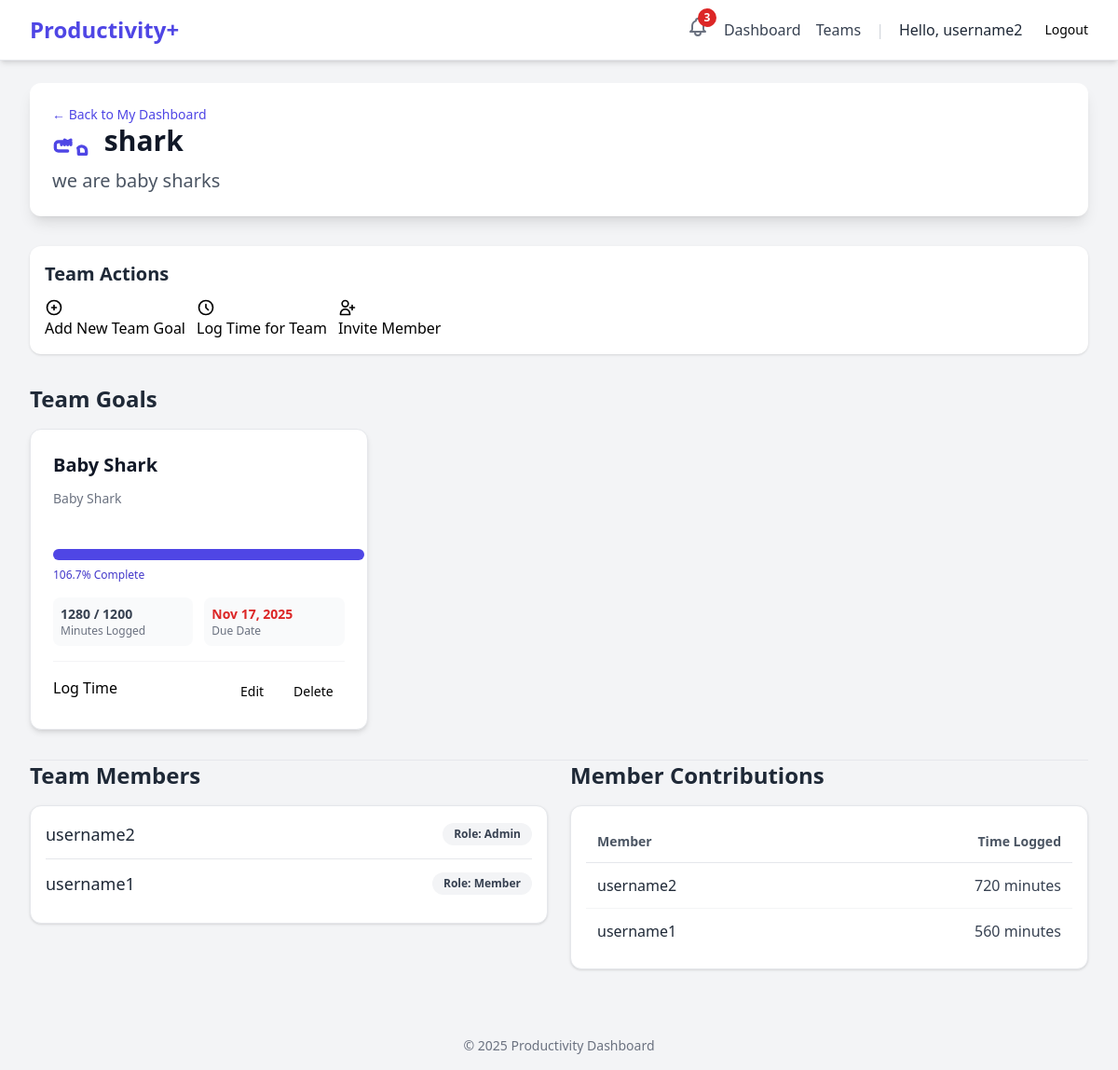
Page /teams/4/ (signed in) on the committed database.
### users/models.py (models this page shows, shortened)
class CustomUser(AbstractUser):
    class Role(models.TextChoices):
        USER = 'USER', 'User'
        ADMIN = 'ADMIN', 'Admin'
    role = models.CharField(max_length=50, choices=Role.choices, default=Role.USER)
    email = models.EmailField(unique=True)
    created_at = models.DateTimeField(auto_now_add=True)

### teams/models.py (models this page shows, shortened)
class Team(models.Model):
    team_name = models.CharField(max_length=255)
    team_desc = models.TextField(blank=True, null=True, help_text="Description")
    members = models.ManyToManyField(
        settings.AUTH_USER_MODEL,
        through='TeamMember',
        related_name='teams'
    )
    created_at = models.DateTimeField(auto_now_add=True)

class TeamGoal(models.Model):
    team = models.ForeignKey(
        Team,
        on_delete=models.CASCADE,
        related_name='team_goals'
    )
    title = models.CharField(max_length=255)
    description = models.TextField(blank=True, null=True)
    start_date = models.DateField()
    end_date = models.DateField()
    target_time = models.DurationField(
        help_text="Target time for the whole team"
    )
    real_time = models.DurationField(
        default=timedelta(seconds=0),
        help_text="Actual time spent by the team"
    )
    completed = models.BooleanField(default=False)
    updated_at = models.DateTimeField(auto_now=True)
    created_at = models.DateTimeField(auto_now_add=True)
    @property
    def target_minutes(self):
        if self.target_time:
            return int(self.target_time.total_seconds() / 60)
        return 0

class TeamMember(models.Model):
    class Role(models.TextChoices):
        MEMBER = 'MEMBER', 'Member'
        ADMIN = 'ADMIN', 'Admin' # Or 'Leader'
    user = models.ForeignKey(settings.AUTH_USER_MODEL, on_delete=models.CASCADE)
    team = models.ForeignKey(Team, on_delete=models.CASCADE)
    role = models.CharField(max_length=50, choices=Role.choices, default=Role.MEMBER)
    created_at = models.DateTimeField(auto_now_add=True)
    class Meta:
        unique_together = ('user', 'team')

### teams/views.py (the view)
# urls.py: path('<int:team_id>/', views.team_dashboard_view, name='team_dashboard'),
@login_required
def team_dashboard_view(request, team_id):
    team = get_object_or_404(Team, pk=team_id)
    current_user_role = TeamMember.Role.MEMBER # Default to Member
    try:
        member_instance = TeamMember.objects.get(
            user=request.user,
            team=team
        )
        current_user_role = member_instance.role # Set the actual role (MEMBER or ADMIN)
    except TeamMember.DoesNotExist:
        messages.error(request, "You are not an active member of this team.")
        return redirect('dashboard:dashboard_view')
    team_members = TeamMember.objects.filter(team=team).select_related('user')
    team_goals_query = TeamGoal.objects.filter(team=team).annotate(
        logged_minutes=Coalesce(Sum('time_logs__minutes'), 0)
    ).order_by('end_date')
    team_goals_with_progress = []
    for goal in team_goals_query:
        percentage = 0
        target = goal.target_minutes
        logged = goal.logged_minutes
        if target > 0:
            percentage = (logged / target) * 100
        team_goals_with_progress.append({
            'goal': goal,
            'logged_minutes': logged,
            'target_minutes': target,
            'percentage': percentage,
        })
    member_contributions = TeamTimeLog.objects.filter(
        goal__team=team
    ).values(
        'user__username'  # Group by username
    ).annotate(
        total_minutes=Sum('minutes')
    ).order_by(
        '-total_minutes'  # Show top contributors first
    )
    context = {
        'page_title': team.team_name,
        'team': team,
        'current_user_role': current_user_role,
        'team_members': team_members, # From your existing code
        'team_goals_list': team_goals_with_progress,
        'member_contributions': member_contributions,
    }
    return render(request, 'teams/team_dashboard.html', context)

### users/context_processors.py (called while the page is built)
def unread_notifications(request):
    if request.user.is_authenticated:
        notifications = Notification.objects.filter(
            user=request.user,
            is_read=False
        )
        return {
            'unread_notifications': notifications,
            'unread_notification_count': notifications.count()
        }
    return {}

### templates/teams/team_dashboard.html (shortened to what this page needs)
{% extends "base.html" %}
{% load static %}
{% block content %}
<div class="max-w-7xl mx-auto py-6 sm:px-6 lg:px-8">
    <div class="dashboard-header mb-8 p-6 bg-white rounded-xl shadow-lg">
        <p class="text-sm font-medium text-indigo-600">
            <a href="{% url 'dashboard:dashboard_view' %}" class="hover:underline">
                &larr; Back to My Dashboard
            </a>
        </p>
        <h2 class="text-3xl font-extrabold text-gray-900">
            {{ team.team_name }}
        </h2>
        <p class="mt-2 text-xl text-gray-600">{{ team.team_desc }}</p>
    </div>
    <div class="actions-section mb-8 p-4 bg-white rounded-xl shadow">
        <h3 class="text-xl font-semibold mb-3 text-gray-800">Team Actions</h3>
        <div class="flex flex-wrap gap-3">
            {% if current_user_role == 'ADMIN' %}
            <a href="{% url 'teams:team_goal_create' team_id=team.id %}" class="button button-primary">
                <svg class="w-5 h-5 mr-2" fill="none" stroke="currentColor" viewBox="0 0 24 24" xmlns="http://www.w3.org/2000/svg"><path stroke-linecap="round" stroke-linejoin="round" stroke-width="2" d="M12 9v3m0 0v3m0-3h3m-3 0H9m12 0a9 9 0 11-18 0 9 9 0 0118 0z"></path></svg>
                Add New Team Goal
            </a>
            {% endif %}
            <a href="#" class="button button-secondary">
                <svg class="w-5 h-5 mr-2" fill="none" stroke="currentColor" viewBox="0 0 24 24" xmlns="http://www.w3.org/2000/svg"><path stroke-linecap="round" stroke-linejoin="round" stroke-width="2" d="M12 8v4l3 3m6-3a9 9 0 11-18 0 9 9 0 0118 0z"></path></svg>
                Log Time for Team
            </a>
            {% if current_user_role == 'ADMIN' %}
            <a href="#" class="button button-secondary-danger">
                <svg class="w-5 h-5 mr-2" fill="none" stroke="currentColor" viewBox="0 0 24 24" xmlns="http://www.w3.org/2000/svg"><path stroke-linecap="round" stroke-linejoin="round" stroke-width="2" d="M18 9v3m0 0v3m0-3h3m-3 0h-3m-2-5a4 4 0 11-8 0 4 4 0 018 0zM3 20a6 6 0 0112 0v1H3v-1z"></path></svg>
                Invite Member
            </a>
            {% endif %}
        </div>
    </div>
    <div class="active-goals-section mb-8">
        <h3 class="text-2xl font-bold mb-4 text-gray-800">Team Goals</h3>
        {% if team_goals_list %}
            <div class="grid grid-cols-1 md:grid-cols-2 lg:grid-cols-3 gap-6">
                {% for item in team_goals_list %}
                <div class="goal-card bg-white p-6 rounded-xl border border-gray-200 shadow-md">
                    <a href="{% url 'teams:team_goal_detail' team_id=team.id goal_id=item.goal.id %}" class="block hover:text-indigo-600">
                        <h4 class="text-xl font-semibold text-gray-900 mb-3">{{ item.goal.title }}</h4>
                    </a>
                    <p class="text-sm text-gray-500 mb-4 h-12 overflow-hidden">{{ item.goal.description|truncatechars:80 }}</p>
                    <div class="progress-bar-container w-full bg-gray-200 rounded-full h-3 mb-2">
                        <div class="progress-bar h-3 rounded-full bg-indigo-600" style="width: {{ item.percentage }}%;"></div>
                    </div>
                    <p class="text-xs font-medium text-indigo-700 mb-4">{{ item.percentage|floatformat:1 }}% Complete</p>
                    <div class="grid grid-cols-2 gap-3 mb-4 text-sm text-gray-700">
                        <div class="p-2 bg-gray-50 rounded-lg">
                            <span class="block font-bold">{{ item.logged_minutes }} / {{ item.target_minutes }}</span>
                            <span class="block text-xs text-gray-500">Minutes Logged</span>
                        </div>
                        <div class="p-2 bg-gray-50 rounded-lg">
                            <span class="block font-bold text-red-600">{{ item.goal.end_date|date:"M d, Y" }}</span>
                            <span class="block text-xs text-gray-500">Due Date</span>
                        </div>
                    </div>
                    <div class="flex flex-wrap gap-2 pt-4 border-t border-gray-100">
                        <a href="{% url 'teams:team_time_log_create' team_id=team.id goal_id=item.goal.id %}" class="button button-log flex-1">Log Time</a>
                        {% if current_user_role == 'ADMIN' %}
                        <a href="{% url 'teams:team_goal_edit' team_id=team.id goal_id=item.goal.id %}" class="button button-secondary px-3 py-1.5 text-sm">
                            Edit
                        </a>
                        <a href="{% url 'teams:team_goal_delete' team_id=team.id goal_id=item.goal.id %}" class="button button-danger px-3 py-1.5 text-sm">
                            Delete
                        </a>
                        {% endif %}
                    </div>
                </div>
                {% endfor %}
            </div>
        {% endif %}
    </div>
    <hr classs="my-8 border-gray-300">
    <div class="grid grid-cols-1 lg:grid-cols-2 gap-6">
        <div class="teams-section">
            <h3 class="text-2xl font-bold mb-4 text-gray-800">Team Members</h3>
            <ul class="space-y-3 p-4 bg-white rounded-xl shadow border border-gray-200">
            {% for member in team_members %}
                <li class="flex justify-between items-center border-b pb-3 last:border-b-0">
                    <span class="text-lg font-medium text-gray-800">
                        {{ member.user.username }}
                    </span>
                    <span class="px-3 py-1 text-xs font-semibold rounded-full bg-gray-100 text-gray-700">
                        Role: {{ member.get_role_display }}
                    </span>
                </li>
            {% empty %}
                <li class="text-gray-500">This team has no members.</li>
            {% endfor %}
            </ul>
        </div>
        <div class="teams-section">
            <h3 class="text-2xl font-bold mb-4 text-gray-800">Member Contributions</h3>
            <div class="p-4 bg-white rounded-xl shadow border border-gray-200 overflow-x-auto">
                <table class="w-full min-w-full text-left">
                    <thead>
                        <tr class="border-b border-gray-200">
                            <th class="p-3 text-sm font-semibold text-gray-600">Member</th>
                            <th class="p-3 text-sm font-semibold text-gray-600 text-right">Time Logged</th>
                        </tr>
                    </thead>
                    <tbody>
                    {% for contrib in member_contributions %}
                        <tr class="border-b border-gray-100 last:border-b-0">
                            <td class="p-3 font-medium text-gray-800">{{ contrib.user__username }}</td>
                            <td class="p-3 text-gray-700 text-right">{{ contrib.total_minutes }} minutes</td>
                        </tr>
                    {% empty %}
                        <tr>
                            <td colspan="2" class="p-3 text-gray-500">No time has been logged yet.</td>
                        </tr>
                    {% endfor %}
                    </tbody>
                </table>
            </div>
        </div>
    </div>
</div>
{% endblock %}

### templates/base.html (shortened to what this page needs)
{% load static %}
<!DOCTYPE html>
<html lang="en">
<head>
    <script src="https://cdn.tailwindcss.com"></script>
</head>
<body class="bg-gray-100 font-sans">
    <nav class="bg-white shadow-md border-b border-gray-200">
        <div class="max-w-7xl mx-auto px-4 sm:px-6 lg:px-8">
            <div class="flex justify-between items-center h-16">
                <div class="flex-shrink-0">
                    <a href="{% url 'index' %}" class="text-2xl font-bold text-indigo-600">Productivity+</a>
                </div>
                <div class="flex items-center space-x-4">
                    {% if user.is_authenticated %}
                    <div class="relative">
                        <button id="notification-bell" class="text-gray-500 hover:text-gray-700">
                        </button>
                        {% if unread_notification_count > 0 %}
                        <span class="absolute -top-2 -right-2 flex h-5 w-5 items-center justify-center rounded-full bg-red-600 text-xs font-bold text-white">
                            {{ unread_notification_count }}
                        </span>
                        {% endif %}
                        </div>
                        <a href="{% url 'dashboard:dashboard_view' %}" class="text-gray-700 hover:text-indigo-600">Dashboard</a>
                        <a href="{% url 'teams:team_list' %}" class="text-gray-700 hover:text-indigo-600">Teams</a>
                        <span class="text-gray-300">|</span>
                        <span class="text-gray-800 font-medium">Hello, {{ user.username }}</span>
                        <form method="post" action="{% url 'logout' %}" class="flex items-center">
                            <button type="submit" class="ml-2 button button-secondary-danger text-sm">
                                Logout
                            </button>
                        </form>
                    {% else %}
                        <a href="{% url 'login' %}" class="button button-primary">Login</a>
                        <a href="{% url 'register' %}" class="button button-secondary">Sign Up</a>
                    {% endif %}
                </div>
            </div>
        </div>
    </nav>
    <main>
        {% block content %}
        {% endblock %}
    </main>
    <footer class="text-center py-4 mt-8 text-gray-500 text-sm">
        &copy; {% now "Y" %} Productivity Dashboard
    </footer>
</body>
</html>

### templates/teams/team_dashboard.html (style rules this page uses)
.goal-card, .teams-section { transition: transform 0.2s, box-shadow 0.2s; }

### rows in the picture
CustomUser: username "username2", user__username "username2", total_minutes "720"
Team: team_name "shark", team_desc "we are baby sharks"
TeamGoal: goal "Baby Shark", goal.description "Baby Shark", {{ item.percentage }} 106.66666666666667 (drawn), percentage "106.7", logged_minutes "1280", target_minutes "1200", goal.end_date "Nov 17, 2025"
TeamMember: user.username "username2", role "Admin"
TeamMember: user.username "username1", role "Member"
CustomUser: user__username "username1", total_minutes "560"

### other values in the picture
{{ unread_notification_count }} "3"
